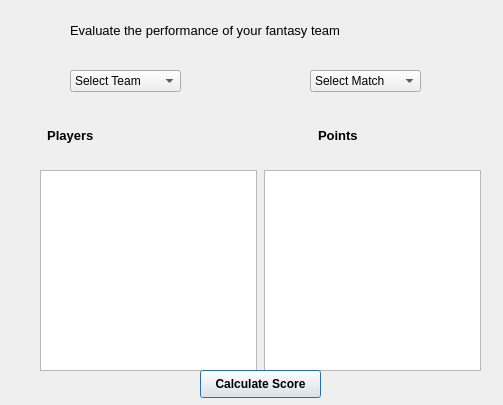
<?xml version="1.0" encoding="UTF-8"?>
<ui version="4.0">
 <class>Dialog</class>
 <widget class="QDialog" name="Dialog">
  <property name="geometry">
   <rect>
    <x>0</x>
    <y>0</y>
    <width>503</width>
    <height>405</height>
   </rect>
  </property>
  <property name="windowTitle">
   <string>Dialog</string>
  </property>
  <widget class="QLabel" name="label">
   <property name="geometry">
    <rect>
     <x>70</x>
     <y>20</y>
     <width>361</width>
     <height>20</height>
    </rect>
   </property>
   <property name="font">
    <font>
     <family>Arial</family>
     <pointsize>10</pointsize>
    </font>
   </property>
   <property name="text">
    <string>Evaluate the performance of your fantasy team </string>
   </property>
  </widget>
  <widget class="QComboBox" name="comboBox1">
   <property name="geometry">
    <rect>
     <x>70</x>
     <y>70</y>
     <width>111</width>
     <height>22</height>
    </rect>
   </property>
   <property name="minimumSize">
    <size>
     <width>111</width>
     <height>22</height>
    </size>
   </property>
   <property name="font">
    <font>
     <family>Arial</family>
    </font>
   </property>
   <property name="styleSheet">
    <string notr="true">comboBox{
rgb(255, 170, 255);
}</string>
   </property>
   <property name="editable">
    <bool>false</bool>
   </property>
   <item>
    <property name="text">
     <string>Select Team</string>
    </property>
   </item>
   <item>
    <property name="text">
     <string>team1</string>
    </property>
   </item>
  </widget>
  <widget class="QComboBox" name="comboBox2">
   <property name="geometry">
    <rect>
     <x>310</x>
     <y>70</y>
     <width>111</width>
     <height>22</height>
    </rect>
   </property>
   <property name="font">
    <font>
     <family>Arial</family>
    </font>
   </property>
   <item>
    <property name="text">
     <string>Select Match</string>
    </property>
   </item>
   <item>
    <property name="text">
     <string>match</string>
    </property>
   </item>
  </widget>
  <widget class="QWidget" name="horizontalLayoutWidget">
   <property name="geometry">
    <rect>
     <x>40</x>
     <y>110</y>
     <width>441</width>
     <height>51</height>
    </rect>
   </property>
   <layout class="QHBoxLayout" name="horizontalLayout">
    <item>
     <widget class="QLabel" name="label2">
      <property name="font">
       <font>
        <family>Arial</family>
        <pointsize>10</pointsize>
        <weight>75</weight>
        <bold>true</bold>
       </font>
      </property>
      <property name="text">
       <string>  Players  </string>
      </property>
     </widget>
    </item>
    <item>
     <spacer name="horizontalSpacer">
      <property name="orientation">
       <enum>Qt::Horizontal</enum>
      </property>
      <property name="sizeHint" stdset="0">
       <size>
        <width>40</width>
        <height>20</height>
       </size>
      </property>
     </spacer>
    </item>
    <item>
     <widget class="QLabel" name="label3">
      <property name="font">
       <font>
        <family>Arial</family>
        <pointsize>10</pointsize>
        <weight>75</weight>
        <bold>true</bold>
       </font>
      </property>
      <property name="text">
       <string>Points</string>
      </property>
     </widget>
    </item>
    <item>
     <widget class="QLabel" name="ptlabel">
      <property name="text">
       <string>                                   </string>
      </property>
     </widget>
    </item>
   </layout>
  </widget>
  <widget class="QWidget" name="horizontalLayoutWidget_2">
   <property name="geometry">
    <rect>
     <x>40</x>
     <y>170</y>
     <width>441</width>
     <height>201</height>
    </rect>
   </property>
   <layout class="QHBoxLayout" name="horizontalLayout_2">
    <item>
     <widget class="QListWidget" name="listWidget1">
      <property name="font">
       <font>
        <family>Arial</family>
       </font>
      </property>
     </widget>
    </item>
    <item>
     <spacer name="horizontalSpacer_4">
      <property name="orientation">
       <enum>Qt::Horizontal</enum>
      </property>
      <property name="sizeHint" stdset="0">
       <size>
        <width>40</width>
        <height>20</height>
       </size>
      </property>
     </spacer>
    </item>
    <item>
     <spacer name="horizontalSpacer_3">
      <property name="orientation">
       <enum>Qt::Horizontal</enum>
      </property>
      <property name="sizeHint" stdset="0">
       <size>
        <width>40</width>
        <height>20</height>
       </size>
      </property>
     </spacer>
    </item>
    <item>
     <spacer name="horizontalSpacer_2">
      <property name="orientation">
       <enum>Qt::Horizontal</enum>
      </property>
      <property name="sizeHint" stdset="0">
       <size>
        <width>40</width>
        <height>20</height>
       </size>
      </property>
     </spacer>
    </item>
    <item>
     <widget class="QListWidget" name="listWidget2">
      <property name="font">
       <font>
        <family>Arial</family>
       </font>
      </property>
     </widget>
    </item>
   </layout>
  </widget>
  <widget class="QPushButton" name="pb">
   <property name="geometry">
    <rect>
     <x>200</x>
     <y>370</y>
     <width>121</width>
     <height>28</height>
    </rect>
   </property>
   <property name="font">
    <font>
     <family>Arial</family>
     <pointsize>9</pointsize>
     <weight>75</weight>
     <bold>true</bold>
    </font>
   </property>
   <property name="text">
    <string>Calculate Score</string>
   </property>
  </widget>
 </widget>
 <resources/>
 <connections/>
</ui>
